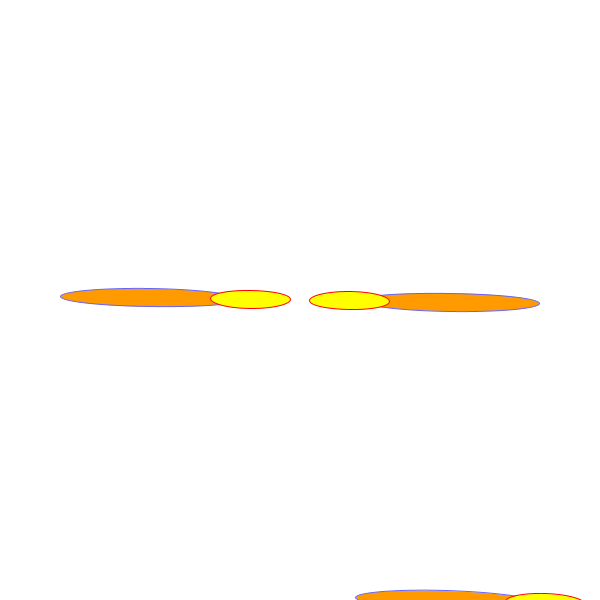
Frame 1 (no input)
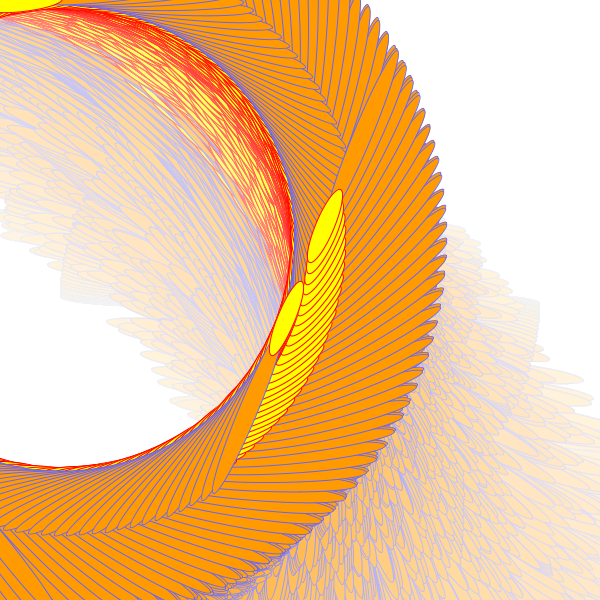
Frame 60 (the mouse pressed at the canvas centre just before this capture)
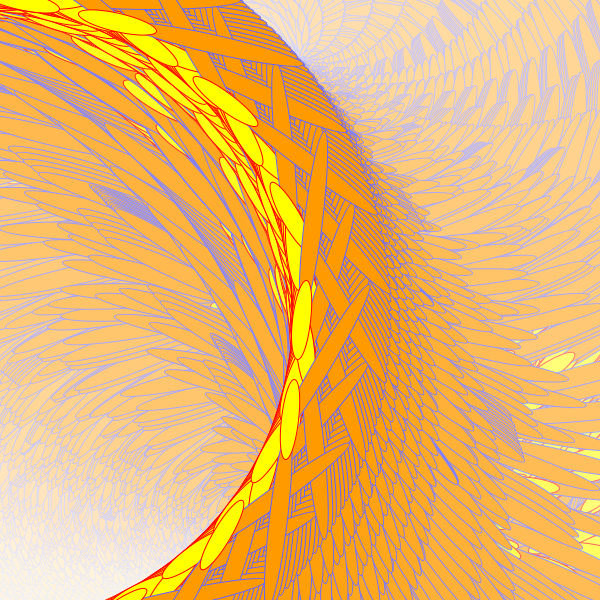
Frame 120 (the mouse held since frame 60 and released just before this capture)

The Processing sketch that drew these frames (run headless with seeded random() and noise(); from frame 60 on, the mouse is pressed at the canvas centre):

// Processing sketch: processing_52693
// ── processing_52693.pde

// This is expanded variable for wave on 'sunflower' one

float angle = 0.01;
float aVelocity = 0.005;
float aAcceleration = 0.001;

float startTheta = 0;
float thetaVel = 0.1;
float amplitude = 0.01;

void setup() {
  size(600,600);
  background(255);
  smooth();
}

void draw() {
  
  startTheta += 0.2;
  float theta = startTheta;
   
  rectMode(CORNER);
  noStroke();
  fill(255,10);
  rect(0,0,width,height);
  
  float amplitude = 0.01;
  float x = amplitude * cos(angle);
  float y = amplitude * sin(angle);
  
  angle += aVelocity;
  aVelocity += aAcceleration;
  
  for (int i = 0; i <= width; i +=2) {
  float a = map(sin(theta),-1,1,0,height);
  fill(175);
  stroke(0);
  rectMode(CORNER);
  translate(width/2,height/2);
  rotate(angle);
  stroke(100,100,255);
  fill(255,155,0);
  ellipse(150,0,180,18);
  ellipse(-150,0,180,18); 
  stroke(255,0,0);
  fill(255,255,0);
  ellipse(50,0,80,18);
  ellipse(-50,0,80,18);
  
  theta += thetaVel;
 }
}
